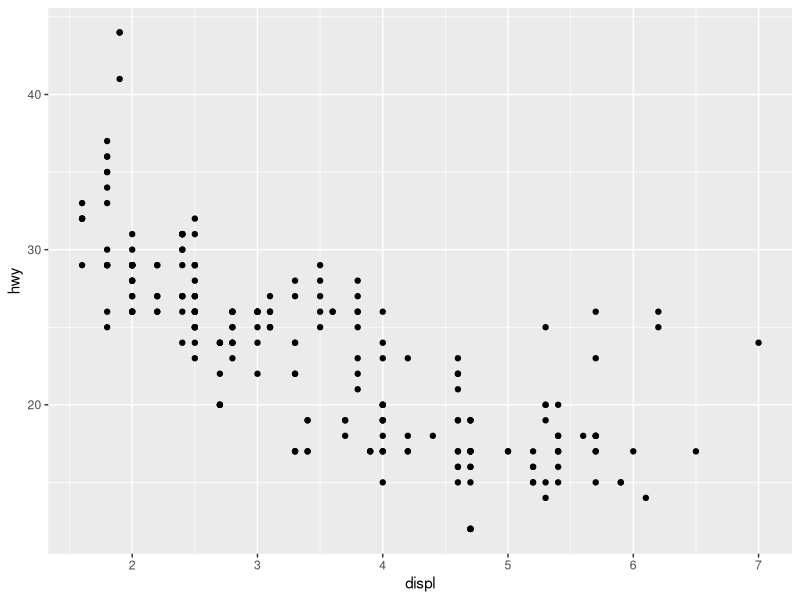
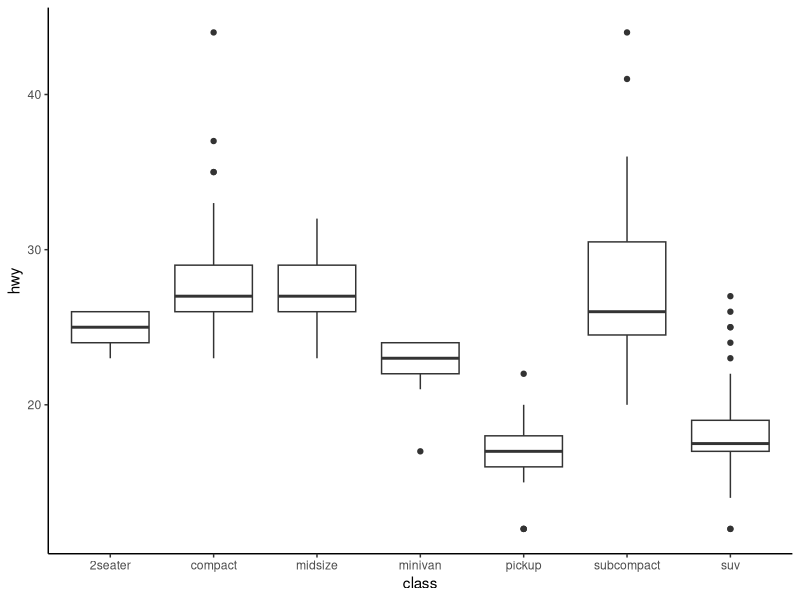
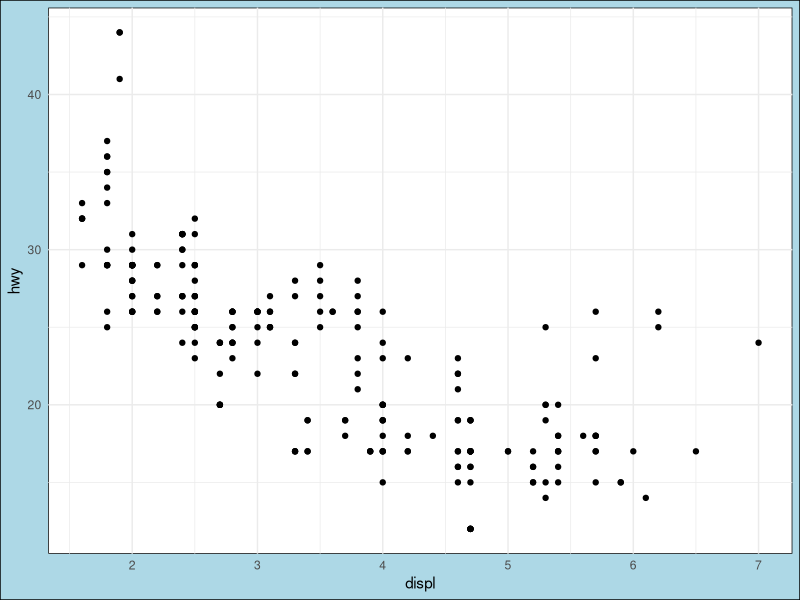

R code for these plots, in order:
# ============================================================================
# ESERCIZI: Temi e Personalizzazione in ggplot2
# ============================================================================
#
# Questo file contiene 30 esercizi pratici per imparare a personalizzare
# i grafici ggplot2 usando temi, element_*() functions, labs() e ggsave().
#
# ISTRUZIONI:
# 1. Leggi attentamente l'obiettivo di ogni esercizio
# 2. Scrivi il codice negli spazi vuoti indicati
# 3. Esegui il codice per vedere il risultato
# 4. Confronta con il file delle soluzioni se necessario
#
# STRUTTURA:
# - Parte 1: Temi Predefiniti (5 esercizi)
# - Parte 2: Funzione theme() Basics (5 esercizi)
# - Parte 3: Funzioni element_*() (5 esercizi)
# - Parte 4: Labels e Titoli (5 esercizi)
# - Parte 5: Personalizzazione Legende (5 esercizi)
# - Parte 6: Temi Custom e Export (5 esercizi)
#
# ============================================================================

# Setup: Carica pacchetti e dati
library(ggplot2)
library(dplyr)

# Carica dataset built-in
data(mpg)
data(diamonds)
data(economics)
data(faithful)
data(mtcars)
data(iris)

# ============================================================================
# PARTE 1: TEMI PREDEFINITI
# ============================================================================

## Esercizio 1.1: Confrontare Theme Gray e Minimal
## Obiettivo: Crea due scatter plot identici del dataset mpg (displ vs hwy),
##            uno con theme_gray() e uno con theme_minimal(), per vedere le differenze.

ggplot(mpg, aes(x = displ, y = hwy)) +
  geom_point() +
  theme_gray()  # <-- Prova anche theme_minimal()




## Esercizio 1.2: Theme Classic per Pubblicazioni
## Obiettivo: Crea un boxplot di hwy per classe di veicolo usando theme_classic().
##            Questo tema è ideale per pubblicazioni scientifiche.

ggplot(mpg, aes(x = class, y = hwy)) +
  geom_boxplot() +
  theme_classic()  # <-- Tema per pubblicazioni




## Esercizio 1.3: Theme BW per Stampa
## Obiettivo: Crea un grafico a barre del conteggio di veicoli per classe usando
##            theme_bw() con base_size = 14 per renderlo leggibile in stampa.




## Esercizio 1.4: Theme Void per Visualizzazioni Minimali
## Obiettivo: Crea uno scatter plot di Sepal.Length vs Sepal.Width dal dataset iris
##            usando theme_void() per rimuovere tutti gli elementi non-dati.




## Esercizio 1.5: Theme Dark per Presentazioni
## Obiettivo: Crea un density plot di carat dal dataset diamonds usando theme_dark()
##            con fill = "cyan" e alpha = 0.5.




# ============================================================================
# PARTE 2: FUNZIONE theme() BASICS
# ============================================================================

## Esercizio 2.1: Modificare Background del Plot
## Obiettivo: Parti da theme_minimal() e modifica plot.background per avere
##            fill = "lightblue" e panel.background con fill = "white".

ggplot(mpg, aes(x = displ, y = hwy)) +
  geom_point() +
  theme_minimal() +
  theme(
    plot.background = element_rect(fill = "lightblue"),
    panel.background = element_rect(fill = "white")
  )




## Esercizio 2.2: Personalizzare Panel Border
## Obiettivo: Crea uno scatter plot con theme_minimal() e aggiungi un bordo nero
##            spesso al panel usando panel.border.




## Esercizio 2.3: Rimuovere Griglia Minore
## Obiettivo: Crea un line plot di unemploy nel tempo dal dataset economics,
##            usa theme_minimal() e rimuovi solo panel.grid.minor.




## Esercizio 2.4: Modificare Solo Griglia Verticale
## Obiettivo: Crea un bar chart di class da mpg, rimuovi panel.grid.major.x
##            ma mantieni panel.grid.major.y (utile per leggere i valori).




## Esercizio 2.5: Personalizzare Colore Griglia
## Obiettivo: Crea uno scatter plot e modifica panel.grid.major per avere
##            color = "red" e linetype = "dashed".




# ============================================================================
# PARTE 3: FUNZIONI element_*()
# ============================================================================

## Esercizio 3.1: Ruotare Labels Asse X
## Obiettivo: Crea un bar chart di manufacturer da mpg. Le etichette sono troppo lunghe:
##            ruotale di 45 gradi usando element_text() con angle = 45 e hjust = 1.




## Esercizio 3.2: Personalizzare Titolo Plot
## Obiettivo: Crea uno scatter plot e aggiungi un titolo "Mio Grafico".
##            Usa element_text() per renderlo size = 20, face = "bold", color = "navy".




## Esercizio 3.3: Modificare Aspetto Assi
## Obiettivo: Crea uno scatter plot con axis.line neri e spessi (size = 1)
##            usando element_line(), e rimuovi la griglia con element_blank().




## Esercizio 3.4: Personalizzare Background Legenda
## Obiettivo: Crea uno scatter plot con color = class. Personalizza legend.background
##            con fill = "gray95", color = "black", size = 0.5 usando element_rect().




## Esercizio 3.5: Rimuovere Tick Marks
## Obiettivo: Crea un grafico qualsiasi e rimuovi completamente i tick marks
##            degli assi usando element_blank() per axis.ticks.




# ============================================================================
# PARTE 4: LABELS E TITOLI
# ============================================================================

## Esercizio 4.1: Labels Complete con labs()
## Obiettivo: Crea uno scatter plot di displ vs hwy colorato per class.
##            Aggiungi title, subtitle, caption, e labels per x, y e color usando labs().




## Esercizio 4.2: Rimuovere Titolo Asse X
## Obiettivo: Crea un bar chart di class da mpg e rimuovi il titolo dell'asse X
##            usando x = NULL in labs().




## Esercizio 4.3: Multi-line Title
## Obiettivo: Crea uno scatter plot e aggiungi un titolo su due righe usando
##            "\n" in labs(title = "Riga 1\nRiga 2").




## Esercizio 4.4: Formattare Caption e Subtitle
## Obiettivo: Crea un line plot di economics e aggiungi caption allineato a destra
##            e subtitle grigio usando element_text() con hjust e color appropriati.




## Esercizio 4.5: Rimuovere Titolo Legenda
## Obiettivo: Crea uno scatter plot con color mapping e rimuovi il titolo della
##            legenda usando color = NULL in labs().




# ============================================================================
# PARTE 5: PERSONALIZZAZIONE LEGENDE
# ============================================================================

## Esercizio 5.1: Posizionare Legenda in Basso
## Obiettivo: Crea uno scatter plot con color mapping e sposta la legenda
##            in basso usando legend.position = "bottom".




## Esercizio 5.2: Legenda con Coordinate Precise
## Obiettivo: Posiziona la legenda all'interno del grafico usando coordinate
##            (es. c(0.85, 0.25)) e aggiungi un background bianco con bordo.




## Esercizio 5.3: Layout Orizzontale Legenda
## Obiettivo: Metti la legenda in basso con layout orizzontale usando
##            legend.direction = "horizontal".




## Esercizio 5.4: Personalizzare Testo Legenda
## Obiettivo: Modifica legend.title per essere bold e size = 14,
##            e legend.text per essere italic e size = 11.




## Esercizio 5.5: Guides Avanzate - Override Aesthetics
## Obiettivo: Crea uno scatter plot con punti piccoli (size = 1) e alpha = 0.3.
##            Usa guides() e override.aes per rendere le chiavi della legenda
##            più grandi (size = 4) e completamente opache (alpha = 1).




# ============================================================================
# PARTE 6: TEMI CUSTOM E EXPORT
# ============================================================================

## Esercizio 6.1: Creare Tema Riutilizzabile
## Obiettivo: Crea una funzione theme_mio() che parte da theme_minimal() e
##            personalizza almeno 3 elementi (es. plot.title, panel.grid, legend.position).




## Esercizio 6.2: Applicare Tema Custom
## Obiettivo: Usa il tuo theme_mio() creato nell'esercizio precedente su un nuovo grafico.




## Esercizio 6.3: Theme Set Globale
## Obiettivo: Imposta theme_minimal() come tema di default per tutta la sessione
##            usando theme_set(), poi crea un grafico per verificare.




## Esercizio 6.4: Salvare con ggsave() - Alta Risoluzione
## Obiettivo: Crea un plot e salvalo come "plot_highres.png" con width = 10,
##            height = 6, dpi = 300 (qualità pubblicazione).




## Esercizio 6.5: Salvare in Formati Multipli
## Obiettivo: Crea un plot e salvalo in tre formati: PNG (web, 72 dpi),
##            PDF (vettoriale), e PNG (pubblicazione, 300 dpi).




# ============================================================================
# FINE ESERCIZI
# ============================================================================
#
# Ottimo lavoro! 🎉
#
# Hai completato tutti e 30 gli esercizi su temi e personalizzazione.
# Ora dovresti essere in grado di:
# - Scegliere il tema appropriato per ogni contesto
# - Personalizzare ogni aspetto visivo con theme() ed element_*()
# - Creare annotazioni complete e professionali
# - Gestire legende in modo avanzato
# - Creare temi riutilizzabili
# - Esportare grafici in alta qualità
#
# PROSSIMI PASSI:
# 1. Confronta le tue soluzioni con il file *_SOLUTIONS.R
# 2. Sperimenta con combinazioni diverse di parametri
# 3. Crea il tuo tema personale per progetti futuri
# 4. Esplora pacchetti esterni come ggthemes e hrbrthemes
#
# ============================================================================
